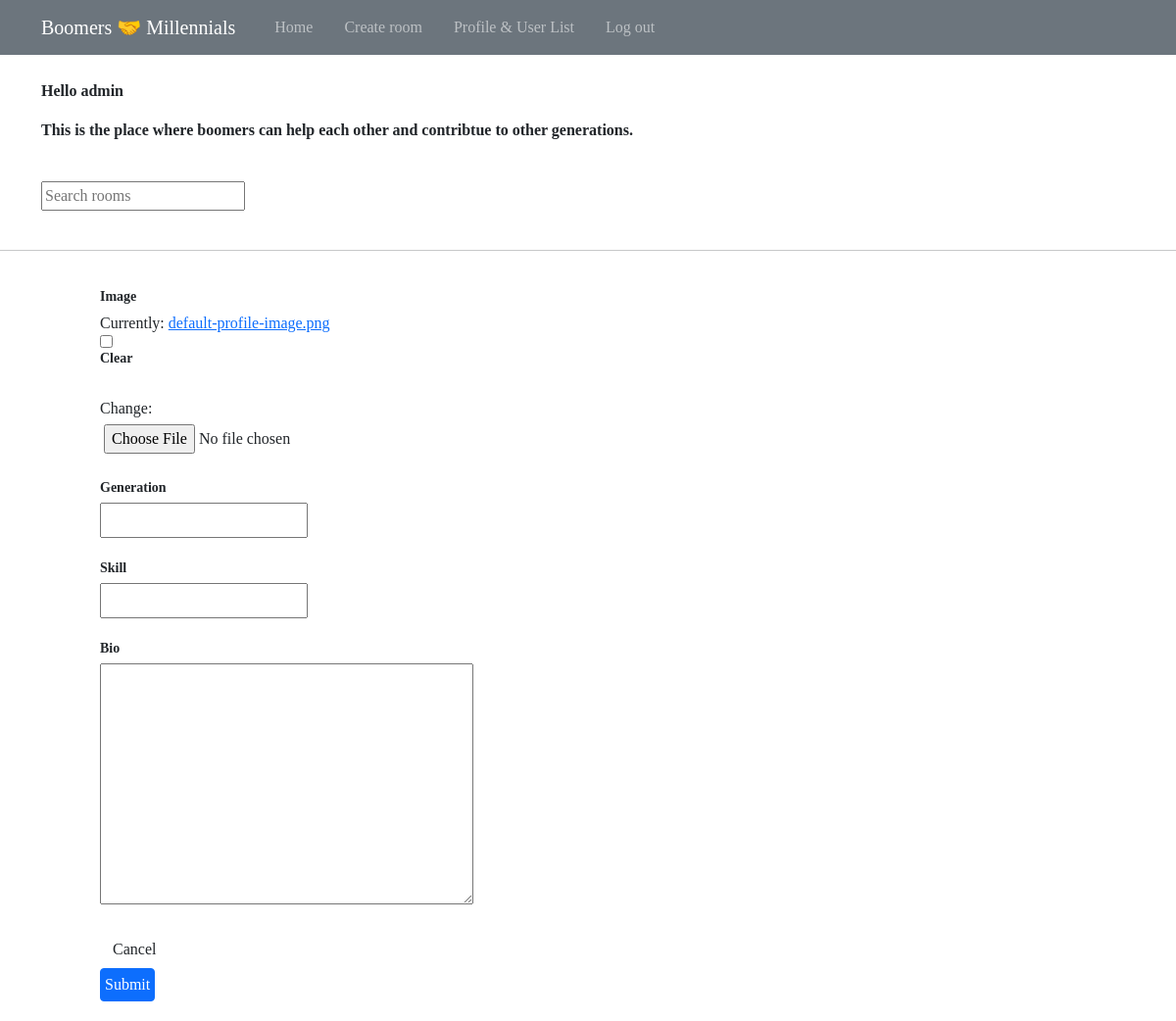
The app's page /update-user/ (signed in), older data.
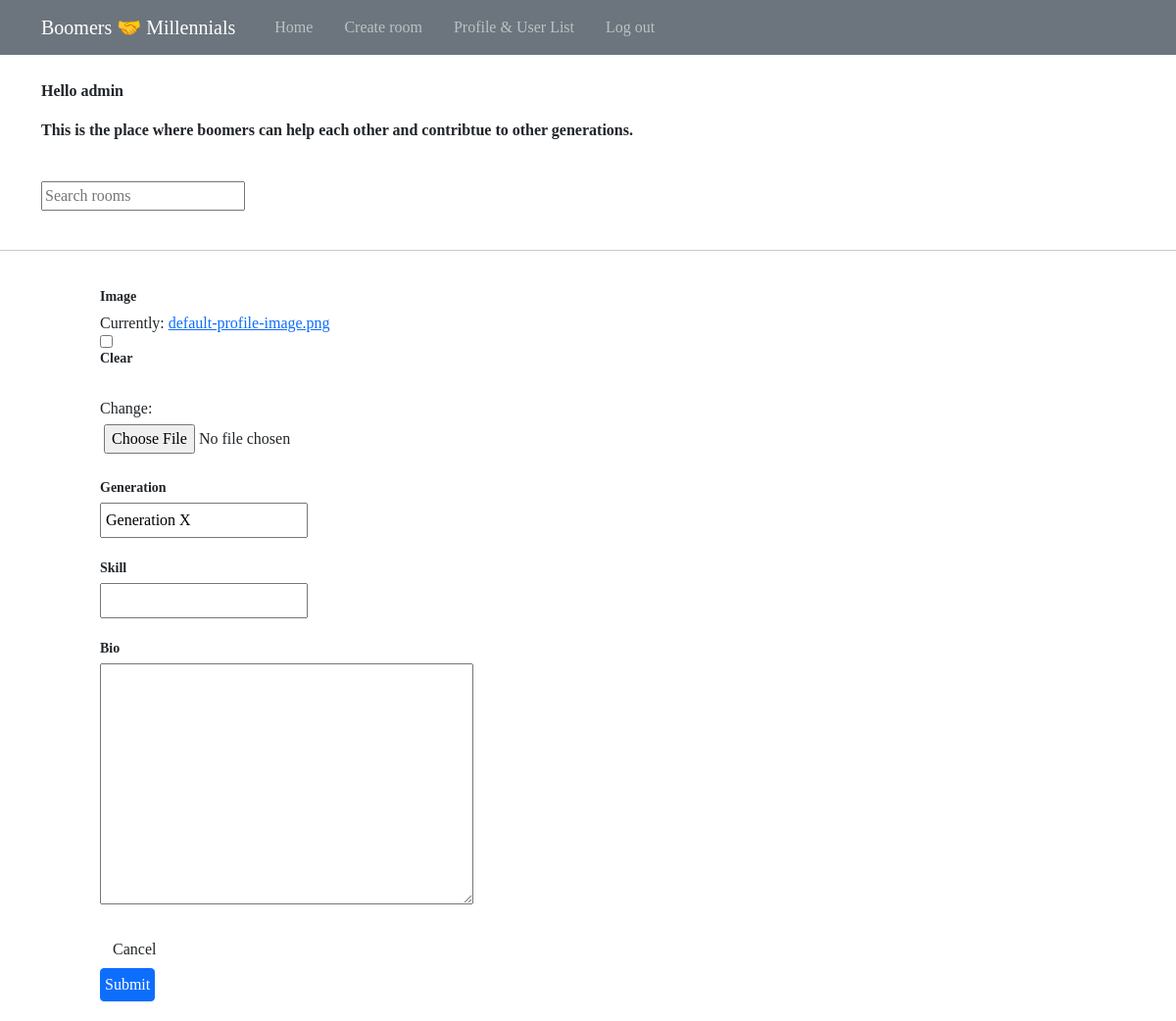
The same page, newer data.
### app/models.py (models this page shows, shortened)
class Profile(models.Model):
    user = models.OneToOneField(User, null=True, on_delete=models.CASCADE)
    name =models.CharField(max_length=200, null=True)
    follows = models.ManyToManyField("self", related_name="followed_by",symmetrical=False,blank=True)
    bio = models.TextField(null=True, blank=True)
    image = models.ImageField(null=True, blank =True, upload_to='images', default='default-profile-image.png')
    skill = models.CharField(max_length =100, null=True,blank=True)
    generation = models.CharField(max_length =50, null=True,blank=True)
    USERNAME_FIELD = 'user'
    REQUIRED_FIELDS = []

### app/views.py (the view, shortened to what this page needs)
# urls.py: path('update-user/', views.updateUser, name="update-user"),
@login_required(login_url='login')
def updateUser(request):
    user = request.user.profile
    form = ProfileForm(instance=user)
    context ={'form': form }
    return render(request, 'app/update-user.html', context)

### app/forms.py
class ProfileForm(ModelForm):
    class Meta:
        model =Profile
        fields = ['image', 'generation', 'skill', 'bio']

### app/templates/app/update-user.html (shortened to what this page needs)
{% extends 'main.html'%}
{% load static %}
{% block content %}
<!DOCTYPE html>
<html lang="en">
  <head>
      <link href="https://cdn.jsdelivr.net/npm/bootstrap@5.0.2/dist/css/bootstrap.min.css" rel="stylesheet">
      <link rel ='stylesheet' type='text/css' media='screen' href="{% static 'app/css/forms.css' %}">
    </head>
  <body>
  <div>
      <div class="container">
        <div class = "ProfileForm">
          <form method="POST" action=""  enctype="multipart/form-data">
              {% for field in form %}
              <div class="form__group">
                  <label for="image">{{field.label}}</label>
                  {{field}}
              </div>
                {% endfor %}
              <div class="form__action">
                  <a class="btn btn--dark" href="{% url 'profile' %}">Cancel</a>
                  <input class="btn btn-primary" type="submit" name="Update Information">
              </div>
          </form>
      </div>
    </div>
  </div>
</body>
</html>
{% endblock content %}

Row changes from the older to the newer data that the page shows:
changed Profile: generation (not shown) → "Generation X"
